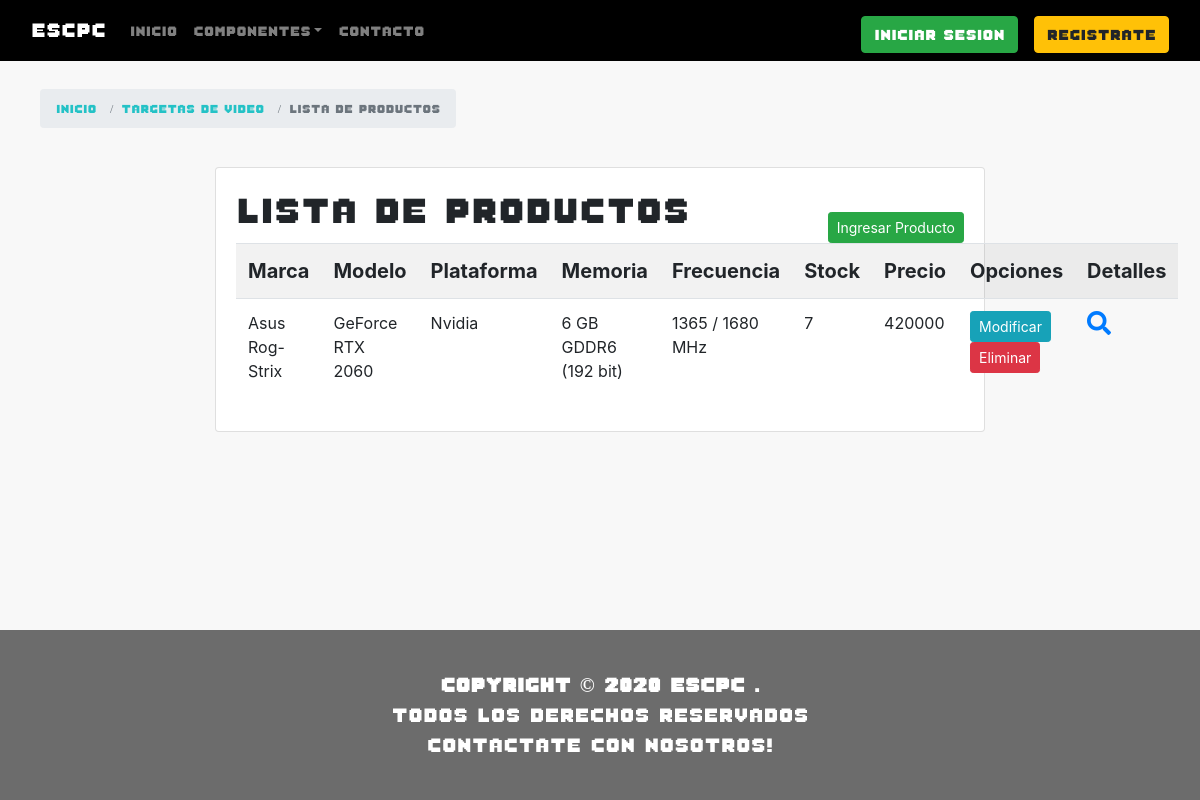
The page /gpus/ on the database as committed earlier.
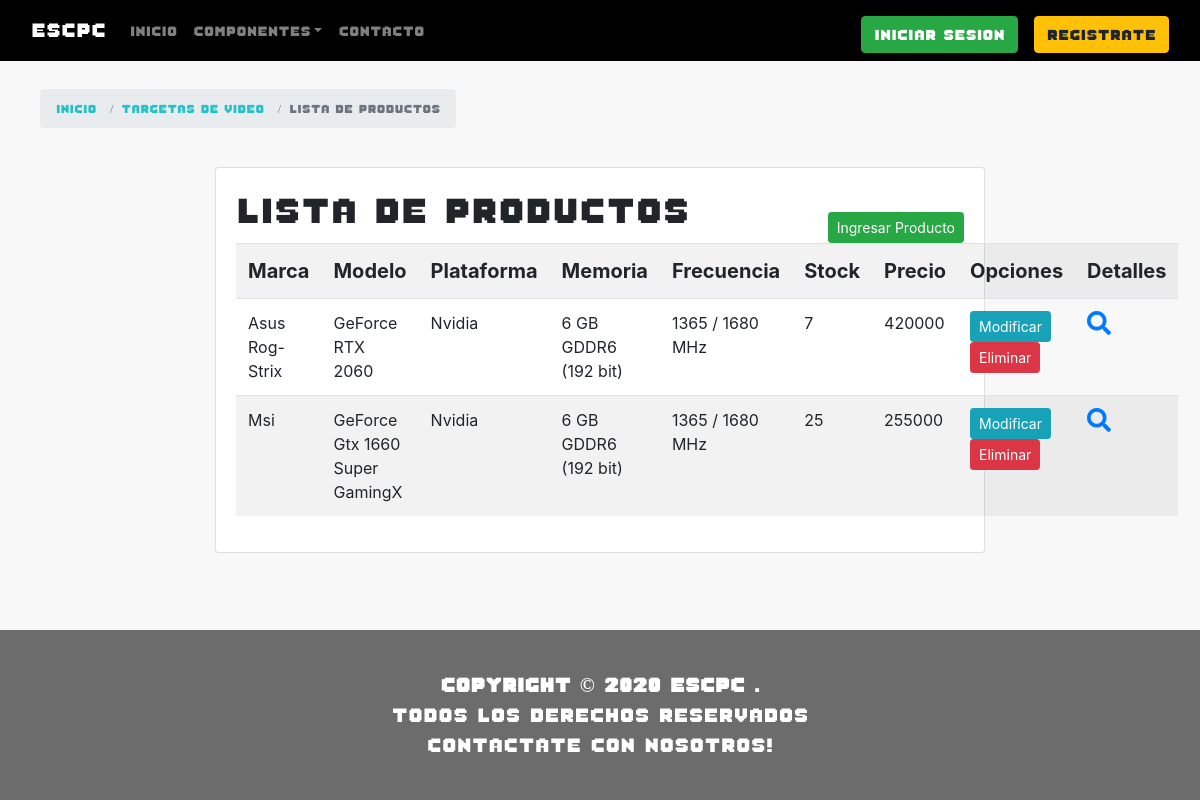
The same page on the database as committed later.
### catalog/models.py (models this page shows, shortened)
class Gpu(models.Model):
   marca = models.CharField(max_length=100,help_text='Marca del producto')
   modelo = models.CharField(max_length=100)
   CATALOGO_PLATAFORMA_GPU = (
      ('seleccione','Seleccione'),
      ('AMD','AMD'),
      ('Nvidia','Nvidia'),
   )
   plataforma = models.CharField(max_length=10, choices=CATALOGO_PLATAFORMA_GPU,blank=False,default='s',help_text='Plataforma del producto')
   memoria = models.CharField(max_length=100)
   frecuencia = models.CharField(max_length=100)
   stock = models.IntegerField(default=0)
   imagen = models.ImageField(upload_to='gpu/',null=True)
   imagen_detail = models.ImageField(upload_to='gpu_detail/', null=True)
   precio = models.IntegerField(default=0)

### catalog/views.py (the view)
# urls.py: path('gpus/', views.GpuListView.as_view(), name="gpus"),
class GpuListView(ListView):
   model = Gpu
   template_name = 'catalogo/TargetaVideo/gpu_list.html'

### cart/context_processor.py (called while the page is built)
def cart_total_amount(request):
   total = 0.0
   if request.user.is_authenticated:
      for key, value in request.session['cart'].items():
         total = total + (float(value['price']) * value['quantity'])
   return {'cart_total_amount': total}

### catalog/templates/catalogo/TargetaVideo/gpu_list.html (shortened to what this page needs)
{% extends "base_generic.html" %}
{% block content %}
<br>
<head>
   <link href="https://use.fontawesome.com/releases/v5.7.0/css/all.css" rel="stylesheet">
</head>
<body>
   <div class="container" id="seguimiento">
      <div class="col-md-5">
            <ol class="breadcrumb breadcrumb-extend">
               <li class="breadcrumb-item">
                  <a href="{% url 'index' %}">
                        Inicio
                  </a>
               </li>
               <li class="breadcrumb-item">
                  <a href="{% url 'video' %}">
                        Targetas de video
                  </a>
               </li>
               <li class="breadcrumb-item active">
                  Lista de productos
               </li>
            </ol>
      </div>
   </div>
   <div class="container mt-5 col-md-8">
      <div class="card">
            <div class="card-body">
               <h1 style="font-family: fuente8bits; font-size: 3vw; float:left;">
                  Lista de productos
               </h1>
               <a class="btn btn-success btn-sm mt-4" href="{% url 'nueva_gpu' %}" style="float: right;">
                  Ingresar Producto
               </a>
               {% if gpu_list %}
               <table class="table table-striped table-hover table-responsive-sm">
                  <tr style="font-size: 20px">
                        <th>
                           Marca
                        </th>
                        <th>
                           Modelo
                        </th>
                        <th>
                           Plataforma
                        </th>
                        <th>
                           Memoria
                        </th>
                        <th>
                           Frecuencia
                        </th>
                        <th>
                           Stock
                        </th>
                        <th>
                           Precio
                        </th>
                        <th>
                           Opciones
                        </th>
                        <th>
                           Detalles
                        </th>
                  </tr>
                  {% for gpu in gpu_list %}
                  <tr>
                        <td>
                           {{ gpu.marca}}
                        </td>
                        <td>
                           {{ gpu.modelo }}
                        </td>
                        <td>
                           {{ gpu.plataforma }}
                        </td>
                        <td>
                           {{ gpu.memoria }}
                        </td>
                        <td>
                           {{ gpu.frecuencia }}
                        </td>
                        <td>
                           {{ gpu.stock }}
                        </td>
                        <td>
                           {{ gpu.precio }}
                        </td>
                        <td>
                           <a class="btn btn-info btn-sm" href="{% url 'modificar_gpu' gpu.id %}">
                              Modificar
                           </a>
                           <a class="btn btn-danger btn-sm" href="{% url 'eliminar_gpu' gpu.id %}">
                              Eliminar
                           </a>
                        </td>
                        <td>
                           <a href="{% url 'gpu-detail' gpu.id %}">
                              <i class="fa" style="font-size: 24px;">
                                    
                              </i>
                           </a>
                        </td>
                  </tr>
                  {% endfor %}
               </table>
               {% else %}
               <p>
                  No hay productos
               </p>
               {% endif %}
            </div>
      </div>
   </div>
</body>
{% endblock %}

Rows that differ between the two databases and show on the page:
added Gpu: marca "Msi", modelo "GeForce Gtx 1660 Super GamingX", plataforma "Nvidia", memoria "6 GB GDDR6 (192 bit)", frecuencia "1365 / 1680 MHz", stock "25", precio "255000"
